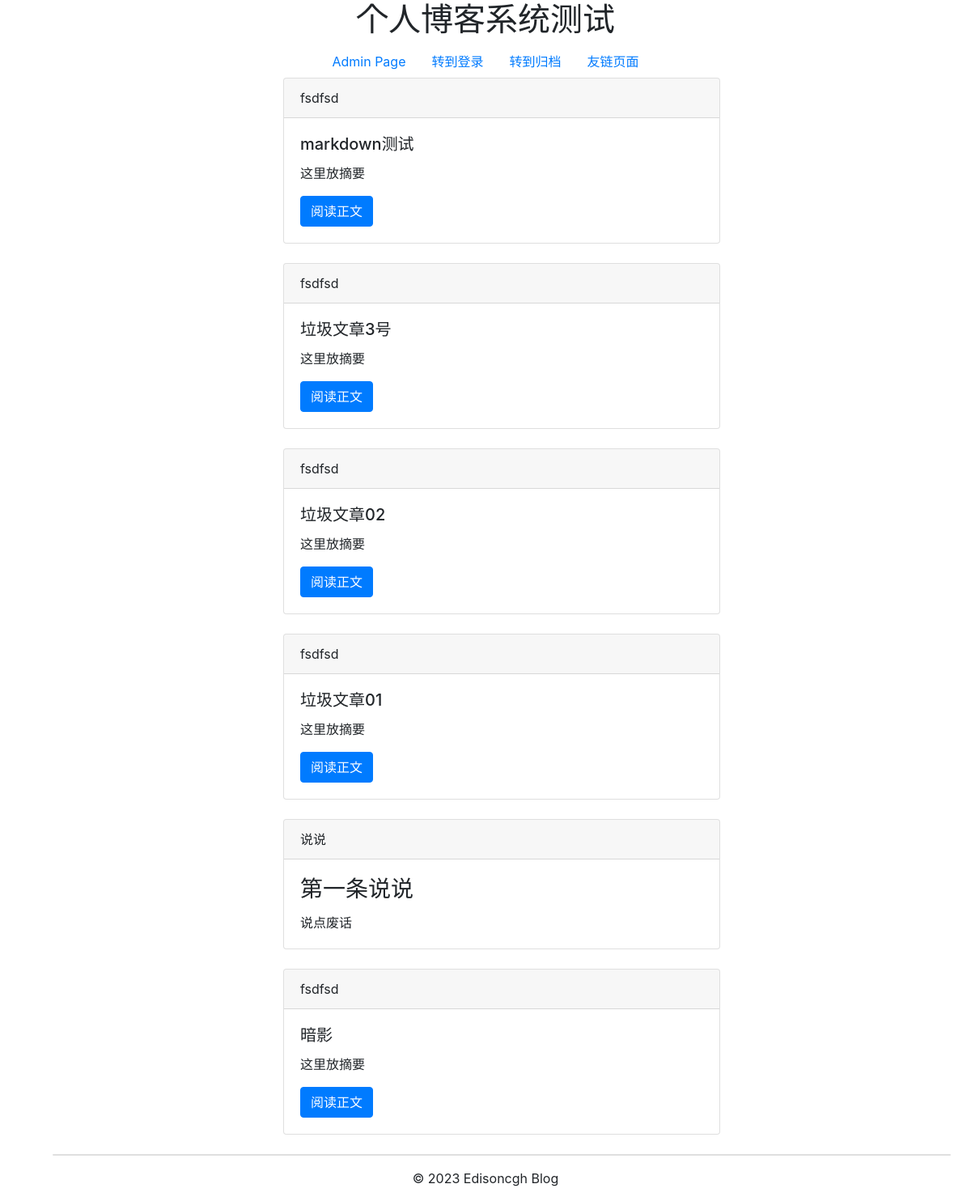
Screenshot of /blog/ with the database file from the repository.
### blog/models.py (models this page shows, shortened)
class Article(models.Model):
    SMALL_TALK = 'sm'
    BLOG_ARTICLE = 'lg'
    CONTENT_TYPE_CHOICE = (
        (SMALL_TALK, '说说'),
        (BLOG_ARTICLE, '博文')
    )
    content_type = models.CharField(
        max_length=5,
        choices=CONTENT_TYPE_CHOICE,
        default=BLOG_ARTICLE,
        verbose_name='内容类型'
    )  # 内容类型，默认为博文
    category = models.ForeignKey(
        Category, on_delete=models.CASCADE, verbose_name='文章分类', null=True, blank=True)  # 外键，指向所属分类
    article_id = models.IntegerField(
        verbose_name='文章ID', primary_key=True)  # 主键，自增
    title = models.CharField(verbose_name='标题', max_length=50, default='无题')
    content = MDTextField(verbose_name='正文', blank=True, null=True)
    publish_date = models.DateTimeField(
        verbose_name='发布日期', default=timezone.now, editable=False)
    comment_num = models.PositiveIntegerField(
        verbose_name='评论数', default=0, editable=False)
    like_num = models.PositiveIntegerField(
        verbose_name='点赞数', default=0, editable=False)
    visit_num = models.PositiveIntegerField(
        verbose_name='浏览数', default=0, editable=False)
    class Meta:
        db_table = "articles"  # 数据库表名
        ordering = ['-publish_date']  # 按发布日志降序排序
        verbose_name = '文章'  # 指定后台显示模型名称
        verbose_name_plural = '所有文章'  # 指定后台显示模型复数名称

class Category(models.Model):
    cat_id = models.AutoField(verbose_name='类别id', primary_key=True)  # 主键，自增
    cat_name = models.CharField(
        verbose_name='类别名称', max_length=20, null=False)
    add_date = models.DateTimeField(
        verbose_name='添加日期', default=timezone.now)
    def __str__(self):
        if self.cat_name:
            return self.cat_name
        else:
            return "empty field"
    class Meta:
        db_table = "categories"  # 数据库表名
        verbose_name = '类别'  # 指定后台显示模型名称
        verbose_name_plural = '所有类别'  # 指定后台显示模型复数名称

### blog/views.py (the view)
# urls.py: path('', views.index_unlog, name='index_unlog'),
def index_unlog(request):  # 博客主页
    try:
        article_list = Article.objects.order_by('-publish_date')
        context = {'article_list': article_list}
    except Article.DoesNotExist:
        raise Http404("这里还没有文章喔")
    return render(request, 'index_unlog.html', context)

### blog/templates/index_unlog.html (shortened to what this page needs)
{% extends 'base.html' %}
{% block content %}
<center>
    {% load static %}
    <h1>个人博客系统测试</h1>
    <ul class="nav justify-content-center">
        <li class="nav-item">
            <a class="nav-link" href="{% url 'admin:index' %}">Admin Page</a>
        </li>
        <li class="nav-item">
            <a class="nav-link" href="{% url 'blog:login' %}">转到登录</a>
        </li>
        <li class="nav-item">
            <a class="nav-link" href="{% url 'blog:archive' %}">转到归档</a>
        </li>
        <li class="nav-item">
            <a class="nav-link" href="{% url 'blog:friend_links' %}">友链页面</a>
        </li>
    </ul>
</center>
{% if article_list %}
<ul>
    <div class="container">
        {% for article in article_list %}
        {% if article.content_type == 'lg' %}
        <div class="row">
            <div class="col"></div>
            <div class="col-6">
                <div class="card mb-4">
                    <div class="card-header">
                        {{ article.category }}
                    </div>
                    <div class="card-body">
                        <h5 class="card-title">{{ article.title }}</h5>
                        <p class="card-text">这里放摘要</p>
                        <a href="{% url 'blog:content' article.article_id %}" class="btn btn-primary">阅读正文</a>
                    </div>
                </div>
            </div>
            <div class="col"></div>
        </div>
        {% else %}
        <div class="row">
            <div class="col"></div>
            <div class="col-6">
                <div class="card mb-4">
                    <div class="card-header">
                        说说
                    </div>
                    <div class="card-body">
                        <h3 class="card-title">{{ article.title }}</h3>
                        <p class="card-text">{{ article.content }}</p>
                    </div>
                </div>
            </div>
            <div class="col"></div>
        </div>
        {% endif %}
        {% endfor %}
        <div class="spacer card"></div>
    </div>
</ul>
{% else %}
<p>No articles are available.</p>
{% endif %}
{% endblock %}

### rows the page displays
Article: category "fsdfsd", title "markdown测试"
Article: category "fsdfsd", title "垃圾文章3号"
Article: category "fsdfsd", title "垃圾文章02"
Article: category "fsdfsd", title "垃圾文章01"
Article: title "第一条说说", content "说点废话"
Article: category "fsdfsd", title "暗影"
